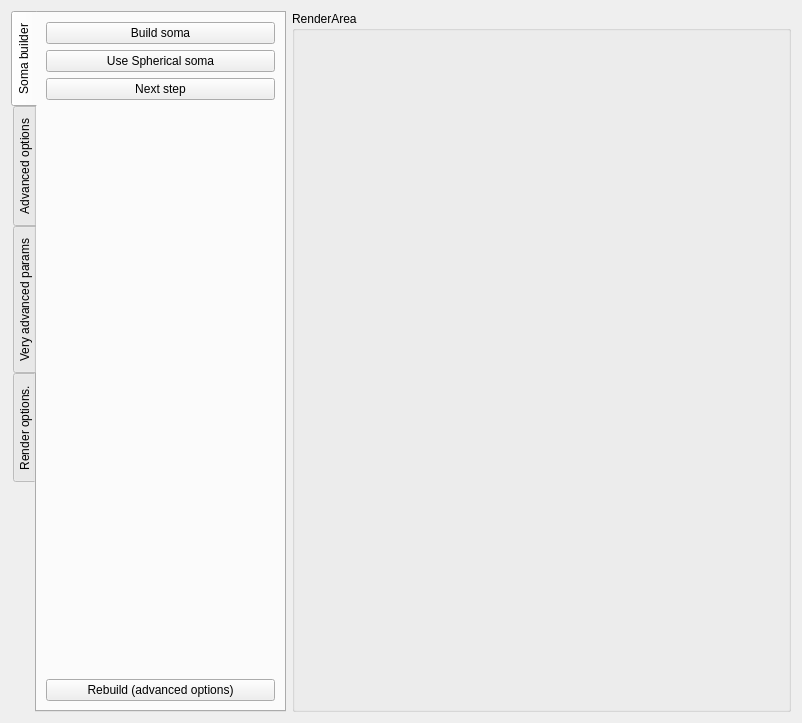
<?xml version="1.0" encoding="UTF-8"?>
<ui version="4.0">
 <class>SomaDeformerWidget</class>
 <widget class="QWidget" name="SomaDeformerWidget">
  <property name="geometry">
   <rect>
    <x>0</x>
    <y>0</y>
    <width>802</width>
    <height>723</height>
   </rect>
  </property>
  <property name="windowTitle">
   <string>Form</string>
  </property>
  <layout class="QHBoxLayout" name="horizontalLayout">
   <item>
    <widget class="QTabWidget" name="tabWidget_Controls">
     <property name="minimumSize">
      <size>
       <width>275</width>
       <height>0</height>
      </size>
     </property>
     <property name="maximumSize">
      <size>
       <width>196</width>
       <height>16777215</height>
      </size>
     </property>
     <property name="layoutDirection">
      <enum>Qt::LeftToRight</enum>
     </property>
     <property name="tabPosition">
      <enum>QTabWidget::West</enum>
     </property>
     <property name="currentIndex">
      <number>0</number>
     </property>
     <widget class="QWidget" name="tab_SomaDeformer">
      <attribute name="title">
       <string>Soma builder</string>
      </attribute>
      <layout class="QVBoxLayout" name="verticalLayout_4">
       <item>
        <widget class="QPushButton" name="pushButton_GenerateSoma">
         <property name="text">
          <string>Build soma</string>
         </property>
        </widget>
       </item>
       <item>
        <widget class="QPushButton" name="pushButton_SphericalSoma">
         <property name="text">
          <string>Use Spherical soma</string>
         </property>
        </widget>
       </item>
       <item>
        <widget class="QPushButton" name="pushButton_FinalizeSoma">
         <property name="text">
          <string>Next step</string>
         </property>
        </widget>
       </item>
       <item>
        <spacer name="verticalSpacer">
         <property name="orientation">
          <enum>Qt::Vertical</enum>
         </property>
         <property name="sizeHint" stdset="0">
          <size>
           <width>20</width>
           <height>40</height>
          </size>
         </property>
        </spacer>
       </item>
       <item>
        <widget class="QPushButton" name="pushButton_RebuildSoma">
         <property name="text">
          <string>Rebuild (advanced options)</string>
         </property>
        </widget>
       </item>
      </layout>
     </widget>
     <widget class="QWidget" name="tab_MSDeformer_AdvanceParams">
      <attribute name="title">
       <string>Advanced options</string>
      </attribute>
      <layout class="QVBoxLayout" name="verticalLayout_5">
       <item>
        <widget class="QLabel" name="label_SomaScaleFactor">
         <property name="text">
          <string>Soma scale factor (Recomended range 0,8-1,4)</string>
         </property>
        </widget>
       </item>
       <item>
        <widget class="QDoubleSpinBox" name="doubleSpinBox_ScaleFactor">
         <property name="decimals">
          <number>4</number>
         </property>
         <property name="maximum">
          <double>10.000000000000000</double>
         </property>
         <property name="singleStep">
          <double>0.050000000000000</double>
         </property>
         <property name="value">
          <double>1.000000000000000</double>
         </property>
        </widget>
       </item>
       <item>
        <widget class="QLabel" name="label_UnCollapseSprings">
         <property name="text">
          <string>Uncollapse springs % (Recomended range 10-40)</string>
         </property>
        </widget>
       </item>
       <item>
        <widget class="QSpinBox" name="spinBox_UnCollapseSprigns">
         <property name="maximum">
          <number>100</number>
         </property>
         <property name="singleStep">
          <number>1</number>
         </property>
         <property name="value">
          <number>25</number>
         </property>
        </widget>
       </item>
       <item>
        <widget class="QGroupBox" name="groupBox_MS_Simulation_Params">
         <property name="title">
          <string>Simulation Params</string>
         </property>
         <layout class="QGridLayout" name="gridLayout_2">
          <item row="1" column="0">
           <widget class="QLabel" name="label_Stiffness">
            <property name="text">
             <string>Stiffness</string>
            </property>
           </widget>
          </item>
          <item row="1" column="2">
           <widget class="QDoubleSpinBox" name="doubleSpinBox_MS_Stiffness">
            <property name="maximum">
             <double>1500.000000000000000</double>
            </property>
            <property name="value">
             <double>20.000000000000000</double>
            </property>
           </widget>
          </item>
          <item row="2" column="0">
           <widget class="QLabel" name="label_MS_Dumping">
            <property name="text">
             <string>Dumping</string>
            </property>
           </widget>
          </item>
          <item row="2" column="2">
           <widget class="QDoubleSpinBox" name="doubleSpinBox_MS_Dumping">
            <property name="singleStep">
             <double>0.050000000000000</double>
            </property>
            <property name="value">
             <double>0.050000000000000</double>
            </property>
           </widget>
          </item>
          <item row="0" column="2">
           <widget class="QDoubleSpinBox" name="doubleSpinBox_NodeMass">
            <property name="singleStep">
             <double>0.010000000000000</double>
            </property>
            <property name="value">
             <double>0.640000000000000</double>
            </property>
           </widget>
          </item>
          <item row="0" column="0">
           <widget class="QLabel" name="label_MassNode">
            <property name="text">
             <string>System Mass</string>
            </property>
           </widget>
          </item>
          <item row="3" column="0">
           <widget class="QLabel" name="label_MS_Integrator_dt">
            <property name="text">
             <string>dt</string>
            </property>
           </widget>
          </item>
          <item row="3" column="2">
           <widget class="QDoubleSpinBox" name="doubleSpinBox_MS_Integrator_dt">
            <property name="decimals">
             <number>6</number>
            </property>
            <property name="minimum">
             <double>0.000001000000000</double>
            </property>
            <property name="maximum">
             <double>1.000000000000000</double>
            </property>
            <property name="singleStep">
             <double>0.001000000000000</double>
            </property>
            <property name="value">
             <double>0.005000000000000</double>
            </property>
           </widget>
          </item>
         </layout>
        </widget>
       </item>
       <item>
        <widget class="QPushButton" name="pushButton_GenerateFromOption">
         <property name="text">
          <string>Build soma</string>
         </property>
        </widget>
       </item>
       <item>
        <widget class="QPushButton" name="pushButton_restoreDefaults">
         <property name="text">
          <string>Restore default values</string>
         </property>
        </widget>
       </item>
       <item>
        <widget class="QPushButton" name="pushButton_NextStep">
         <property name="text">
          <string>Next step</string>
         </property>
        </widget>
       </item>
       <item>
        <spacer name="verticalSpacer_3">
         <property name="orientation">
          <enum>Qt::Vertical</enum>
         </property>
         <property name="sizeHint" stdset="0">
          <size>
           <width>20</width>
           <height>40</height>
          </size>
         </property>
        </spacer>
       </item>
       <item>
        <widget class="QPushButton" name="pushButton_ExportModel">
         <property name="text">
          <string>Export soma mesh</string>
         </property>
        </widget>
       </item>
      </layout>
     </widget>
     <widget class="QWidget" name="tab_MSDeformer_VeryAdvanceParams">
      <attribute name="title">
       <string>Very advanced params</string>
      </attribute>
      <layout class="QVBoxLayout" name="verticalLayout">
       <item>
        <widget class="QScrollArea" name="scrollArea">
         <property name="widgetResizable">
          <bool>true</bool>
         </property>
         <widget class="QWidget" name="scrollAreaWidgetContents">
          <property name="geometry">
           <rect>
            <x>0</x>
            <y>0</y>
            <width>256</width>
            <height>1027</height>
           </rect>
          </property>
          <layout class="QHBoxLayout" name="horizontalLayout_3">
           <item>
            <widget class="QGroupBox" name="groupBox_ExtraMeshTools">
             <property name="title">
              <string>Extra Mesh Tools</string>
             </property>
             <layout class="QVBoxLayout" name="verticalLayout_3">
              <item>
               <widget class="QGroupBox" name="groupBox_MS_Simulation_Controls">
                <property name="title">
                 <string>Simulation Controls</string>
                </property>
                <layout class="QGridLayout" name="gridLayout_5">
                 <item row="0" column="0">
                  <widget class="QPushButton" name="pushButton_MS_StartSimulation">
                   <property name="text">
                    <string>Start Simulation</string>
                   </property>
                  </widget>
                 </item>
                 <item row="2" column="0">
                  <widget class="QPushButton" name="pushButton_MS_StopSimulation">
                   <property name="text">
                    <string>Stop Simulation</string>
                   </property>
                  </widget>
                 </item>
                 <item row="4" column="0">
                  <widget class="QPushButton" name="pushButton_MS_ResetSimulation">
                   <property name="text">
                    <string>Reset Simulation</string>
                   </property>
                  </widget>
                 </item>
                 <item row="1" column="0">
                  <widget class="QPushButton" name="pushButton_MS_SingleStepSimulation">
                   <property name="text">
                    <string>Single Step Simulation</string>
                   </property>
                  </widget>
                 </item>
                 <item row="5" column="0">
                  <widget class="QPushButton" name="pushButton_ReteselDendriticBase">
                   <property name="text">
                    <string>Retesel Dendritic Base</string>
                   </property>
                  </widget>
                 </item>
                </layout>
               </widget>
              </item>
              <item>
               <widget class="QCheckBox" name="checkBox_NormalizeModel">
                <property name="text">
                 <string>Normalize Model</string>
                </property>
                <property name="checked">
                 <bool>true</bool>
                </property>
               </widget>
              </item>
              <item>
               <widget class="QGroupBox" name="groupBox">
                <property name="title">
                 <string>GroupBox</string>
                </property>
                <layout class="QFormLayout" name="formLayout">
                 <item row="0" column="0" colspan="2">
                  <widget class="QCheckBox" name="checkBox_useSWCFile">
                   <property name="text">
                    <string>Use SWC</string>
                   </property>
                  </widget>
                 </item>
                 <item row="1" column="0" colspan="2">
                  <widget class="QRadioButton" name="radioButton_ModelledSomas">
                   <property name="text">
                    <string>Modelled Soma</string>
                   </property>
                   <property name="checked">
                    <bool>false</bool>
                   </property>
                  </widget>
                 </item>
                 <item row="2" column="0" colspan="2">
                  <widget class="QComboBox" name="comboBox_ModelledSomas"/>
                 </item>
                 <item row="3" column="0" colspan="2">
                  <widget class="QRadioButton" name="radioButton_ProceduralSomas">
                   <property name="text">
                    <string>Procedural Soma</string>
                   </property>
                   <property name="checked">
                    <bool>false</bool>
                   </property>
                  </widget>
                 </item>
                 <item row="4" column="0">
                  <widget class="QLabel" name="label_SomaHorResol">
                   <property name="text">
                    <string>Hor. Resol.</string>
                   </property>
                  </widget>
                 </item>
                 <item row="4" column="1">
                  <widget class="QSpinBox" name="spinBox_SomaHorResol">
                   <property name="minimum">
                    <number>3</number>
                   </property>
                   <property name="value">
                    <number>8</number>
                   </property>
                  </widget>
                 </item>
                 <item row="5" column="0">
                  <widget class="QLabel" name="label_SomaVerResol">
                   <property name="text">
                    <string>Ver. Resol.</string>
                   </property>
                  </widget>
                 </item>
                 <item row="5" column="1">
                  <widget class="QSpinBox" name="spinBox_SomaVerResol">
                   <property name="minimum">
                    <number>3</number>
                   </property>
                   <property name="value">
                    <number>8</number>
                   </property>
                  </widget>
                 </item>
                 <item row="6" column="0" colspan="2">
                  <widget class="QRadioButton" name="radioButton_XMLSoma">
                   <property name="text">
                    <string>XMLSoma</string>
                   </property>
                   <property name="checked">
                    <bool>true</bool>
                   </property>
                  </widget>
                 </item>
                </layout>
               </widget>
              </item>
              <item>
               <widget class="QPushButton" name="pushButton_ImportSWC">
                <property name="enabled">
                 <bool>false</bool>
                </property>
                <property name="text">
                 <string>Import SWC</string>
                </property>
               </widget>
              </item>
              <item>
               <widget class="QLabel" name="label_MS_Integrator_Method">
                <property name="text">
                 <string>Method</string>
                </property>
               </widget>
              </item>
              <item>
               <widget class="QComboBox" name="comboBox_MS_Integrator_Method"/>
              </item>
              <item>
               <widget class="QCheckBox" name="checkBox_MS_Constraints">
                <property name="text">
                 <string>Constraints</string>
                </property>
                <property name="checked">
                 <bool>true</bool>
                </property>
               </widget>
              </item>
              <item>
               <widget class="QCheckBox" name="checkBox_ExportOBJSecuence">
                <property name="text">
                 <string>Export OBJ Secuence</string>
                </property>
               </widget>
              </item>
              <item>
               <widget class="QCheckBox" name="checkBox_UseContourPropagation">
                <property name="text">
                 <string>Contour propagation</string>
                </property>
                <property name="checked">
                 <bool>true</bool>
                </property>
               </widget>
              </item>
              <item>
               <widget class="QCheckBox" name="checkBox_UseSphericalProjection">
                <property name="text">
                 <string>Spherical Projection</string>
                </property>
                <property name="checked">
                 <bool>true</bool>
                </property>
               </widget>
              </item>
              <item>
               <widget class="QCheckBox" name="checkBox_DeleteRedundantVertex">
                <property name="text">
                 <string>Delete Redundant Vertexs</string>
                </property>
                <property name="checked">
                 <bool>true</bool>
                </property>
               </widget>
              </item>
              <item>
               <widget class="QGroupBox" name="groupBox_MS_ExternalForce">
                <property name="title">
                 <string>External Forces</string>
                </property>
                <layout class="QFormLayout" name="formLayout_2">
                 <item row="0" column="0">
                  <widget class="QLabel" name="label_gravity">
                   <property name="text">
                    <string>Gravity</string>
                   </property>
                  </widget>
                 </item>
                 <item row="1" column="0">
                  <widget class="QLabel" name="label_X">
                   <property name="text">
                    <string>        X</string>
                   </property>
                  </widget>
                 </item>
                 <item row="1" column="1">
                  <widget class="QDoubleSpinBox" name="doubleSpinBox_gravityForce_X">
                   <property name="decimals">
                    <number>4</number>
                   </property>
                   <property name="minimum">
                    <double>-100.000000000000000</double>
                   </property>
                   <property name="maximum">
                    <double>100.000000000000000</double>
                   </property>
                   <property name="singleStep">
                    <double>0.010000000000000</double>
                   </property>
                  </widget>
                 </item>
                 <item row="2" column="0">
                  <widget class="QLabel" name="label_Y">
                   <property name="text">
                    <string>        Y</string>
                   </property>
                  </widget>
                 </item>
                 <item row="2" column="1">
                  <widget class="QDoubleSpinBox" name="doubleSpinBox_gravityForce_Y">
                   <property name="decimals">
                    <number>4</number>
                   </property>
                   <property name="minimum">
                    <double>-100.000000000000000</double>
                   </property>
                   <property name="maximum">
                    <double>100.000000000000000</double>
                   </property>
                   <property name="singleStep">
                    <double>0.010000000000000</double>
                   </property>
                   <property name="value">
                    <double>0.000000000000000</double>
                   </property>
                  </widget>
                 </item>
                 <item row="3" column="0">
                  <widget class="QLabel" name="label_Z">
                   <property name="text">
                    <string>       Z</string>
                   </property>
                  </widget>
                 </item>
                 <item row="3" column="1">
                  <widget class="QDoubleSpinBox" name="doubleSpinBox_gravityForce_Z">
                   <property name="decimals">
                    <number>4</number>
                   </property>
                   <property name="minimum">
                    <double>-100.000000000000000</double>
                   </property>
                   <property name="maximum">
                    <double>100.000000000000000</double>
                   </property>
                   <property name="singleStep">
                    <double>0.010000000000000</double>
                   </property>
                  </widget>
                 </item>
                 <item row="4" column="0">
                  <widget class="QLabel" name="label_ApicalParam">
                   <property name="text">
                    <string>ApicalParam</string>
                   </property>
                  </widget>
                 </item>
                 <item row="4" column="1">
                  <widget class="QDoubleSpinBox" name="doubleSpinBox_ApicalParam"/>
                 </item>
                 <item row="5" column="0">
                  <widget class="QLabel" name="label_basalParam">
                   <property name="text">
                    <string>Basal Param</string>
                   </property>
                  </widget>
                 </item>
                 <item row="5" column="1">
                  <widget class="QDoubleSpinBox" name="doubleSpinBox_BasalParam"/>
                 </item>
                </layout>
               </widget>
              </item>
              <item>
               <widget class="QPushButton" name="pushButton_UsePatternMesh">
                <property name="text">
                 <string>Use Base Mesh</string>
                </property>
               </widget>
              </item>
             </layout>
            </widget>
           </item>
          </layout>
         </widget>
        </widget>
       </item>
      </layout>
     </widget>
     <widget class="QWidget" name="tab_RenderCtrl">
      <attribute name="title">
       <string>Render options.</string>
      </attribute>
      <layout class="QVBoxLayout" name="verticalLayout_2">
       <item>
        <widget class="QLabel" name="label_AnimationPreriod">
         <property name="text">
          <string>Time to update (msg)</string>
         </property>
        </widget>
       </item>
       <item>
        <widget class="QSpinBox" name="spinBox_animationPeriod">
         <property name="value">
          <number>20</number>
         </property>
        </widget>
       </item>
       <item>
        <spacer name="verticalSpacer_2">
         <property name="orientation">
          <enum>Qt::Vertical</enum>
         </property>
         <property name="sizeHint" stdset="0">
          <size>
           <width>20</width>
           <height>40</height>
          </size>
         </property>
        </spacer>
       </item>
      </layout>
     </widget>
    </widget>
   </item>
   <item>
    <widget class="QGroupBox" name="groupBox_RenderArea">
     <property name="sizePolicy">
      <sizepolicy hsizetype="Expanding" vsizetype="Expanding">
       <horstretch>0</horstretch>
       <verstretch>0</verstretch>
      </sizepolicy>
     </property>
     <property name="minimumSize">
      <size>
       <width>0</width>
       <height>0</height>
      </size>
     </property>
     <property name="title">
      <string>RenderArea</string>
     </property>
     <layout class="QVBoxLayout" name="verticalLayout_6">
      <item>
       <layout class="QVBoxLayout" name="verticalLayout_Viewer"/>
      </item>
     </layout>
    </widget>
   </item>
  </layout>
 </widget>
 <resources/>
 <connections/>
</ui>
